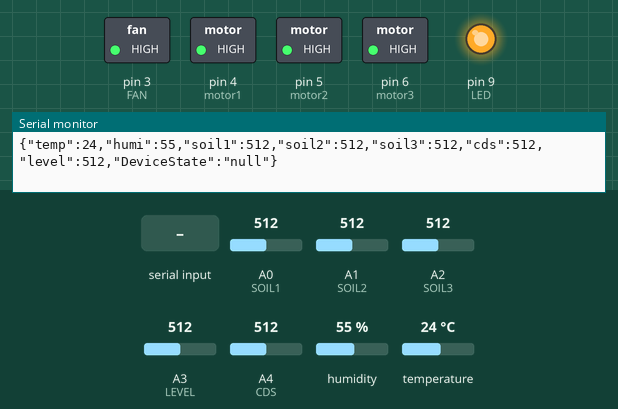
Simulated run of this sketch. Board: Arduino Uno, built for the host (arithmetic inside an expression is 32-bit, double 64-bit). On the bench: switched loads named in the sketch (green lamp = pin HIGH), output pins drawn as LEDs (lit = HIGH), the last lines printed to the serial monitor. The test bench sets the inputs (shaded band); at power-on: A0 (SOIL1) = 512, A1 (SOIL2) = 512, A2 (SOIL3) = 512, A3 (LEVEL) = 512, A4 (CDS) = 512, humidity 55 %, temperature 24 °C.

Above: at 1.2 s.
1.3 s: "StartLed" received over Serial
At 3.7 s:
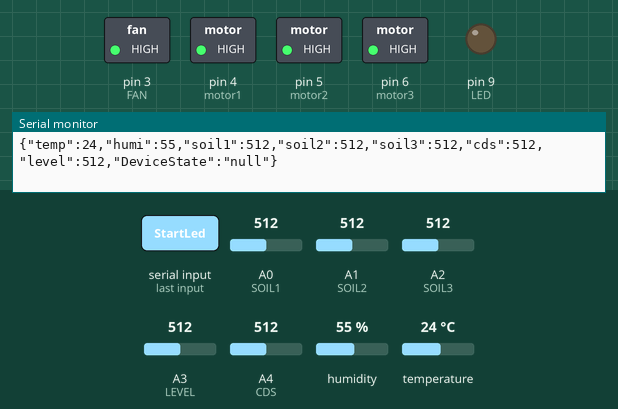
6.9 s: "StartFan" received over Serial
At 12.0 s:
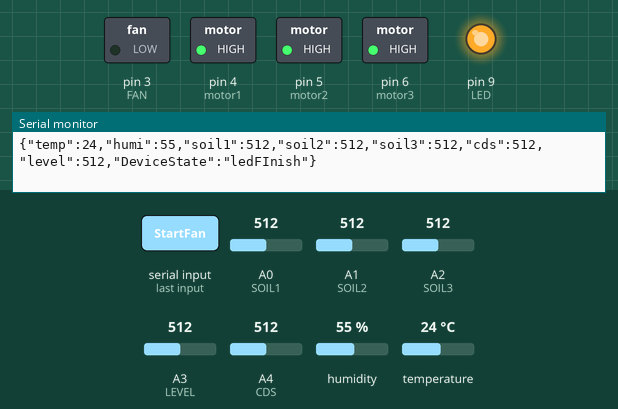
Timing chart, 0 to 23.0 s (numbered marks = the images above; inputs shaded):
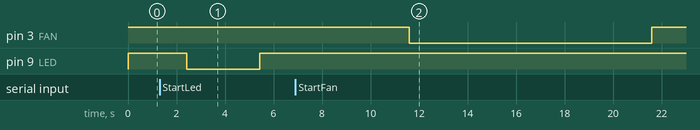

Measured:
- after the input at 1.3 s, pin 9 (LED): HIGH → LOW after 1.1 s, → HIGH 3.0 s later
- after the input at 6.9 s, pin 3 (FAN): HIGH → LOW after 4.7 s, → HIGH 10.0 s later

The sketch:

____.ino
```cpp
#include <DHT.h>
#include <ArduinoJson.h>

#define LED 9 //식물생장용 led

#define SOIL1 A0 //토양수분 1,2,3
#define SOIL2 A1
#define SOIL3 A2

#define LEVEL A3 //수위
#define CDS A4 //조도

#define DHTPIN 2 //온습도
#define DHTTYPE DHT11
DHT dht(DHTPIN, DHTTYPE);

int FAN=3;
int motor1=4;
int motor2=5;
int motor3=6;

String DeviceState = "null";

void setup() {
  Serial.begin(9600);
  dht.begin();

  pinMode(FAN, OUTPUT); //쿨링팬
  pinMode(motor1, OUTPUT); //워터펌프1
  pinMode(motor2, OUTPUT); //워터펌프2
  pinMode(motor3, OUTPUT); //워터펌프3
  pinMode(LED, OUTPUT); //식물생장용LED

  digitalWrite (FAN, HIGH);
  digitalWrite (motor1, HIGH);
  digitalWrite (motor2, HIGH);
  digitalWrite (motor3, HIGH);
  digitalWrite (LED, HIGH);

}
void operateLed(int operatetime) {  //LED
  digitalWrite(LED, LOW);
  delay(operatetime);
  digitalWrite(LED, HIGH);
}
void operateFan(int operatetime){ //쿨링팬
  digitalWrite(FAN, LOW);
  delay(operatetime);
  digitalWrite(FAN, HIGH);
}
void operateMotor(char motor){  //워터펌프 1,2,3
  if (motor == 'a'){ //워터펌프1
    digitalWrite(motor1, LOW);
    delay(3000);
    digitalWrite(motor1, HIGH);
  }
  if (motor == 'b'){ //워터펌프2
    digitalWrite(motor2, LOW);
    delay(3000);
    digitalWrite(motor2, HIGH);
  }
  if (motor == 'c'){ //워터펌프3
    digitalWrite(motor3, LOW);
    delay(3000);
    digitalWrite(motor3, HIGH);
  }
}

//함수로 받아온 데이터값을 Json으로 변환
void makeJson(float temp, float humi, int soil1, int soil2, int soil3, int cds, int level, String DeviceState)
{
  StaticJsonDocument<256> doc;
  JsonObject root = doc.to<JsonObject>();
  root["temp"] = temp;
  root["humi"] = humi;
  root["soil1"] = soil1;
  root["soil2"] = soil2;
  root["soil3"] = soil3;
  root["cds"] = cds;
  root["level"] = level;
  root["DeviceState"] = DeviceState;
  serializeJson(root, Serial);
  Serial.println();
}

void loop() {
  float temp = dht.readTemperature();
  float humi = dht.readHumidity();
  int soil1 = analogRead(SOIL1);
  int soil2 = analogRead(SOIL2);
  int soil3 = analogRead(SOIL3);
  int cds = analogRead(CDS);
  int level = analogRead(LEVEL);


  if(Serial.available())
  {
    String Data = Serial.readString();
    if(Data == "StartFan") //쿨링팬 작동
    {
      operateFan(10000);
      DeviceState = "fanFInish";
    }
    if(Data == "StartLed") //식물생장용 LED 작동
    {
      operateLed(3000);
      DeviceState = "ledFInish";
    }
    if(Data == "StartWater1") //워터펌프1 작동
    {
      operateMotor('a');
      DeviceState = "water1FInish";
    }
    else if(Data == "StartWater2") //워터펌프2 작동
    {
      operateMotor('b');
      DeviceState = "water2FInish";
    }
    else if(Data == "StartWater3") //워터펌프3 작동
    {
      operateMotor('c');
      DeviceState = "water3FInish";
    }
  }
  makeJson(temp, humi, soil1, soil2, soil3, cds, level, DeviceState);
  if(DeviceState != "null"){
    delay(5000);
  }
  delay(100);
}
```
